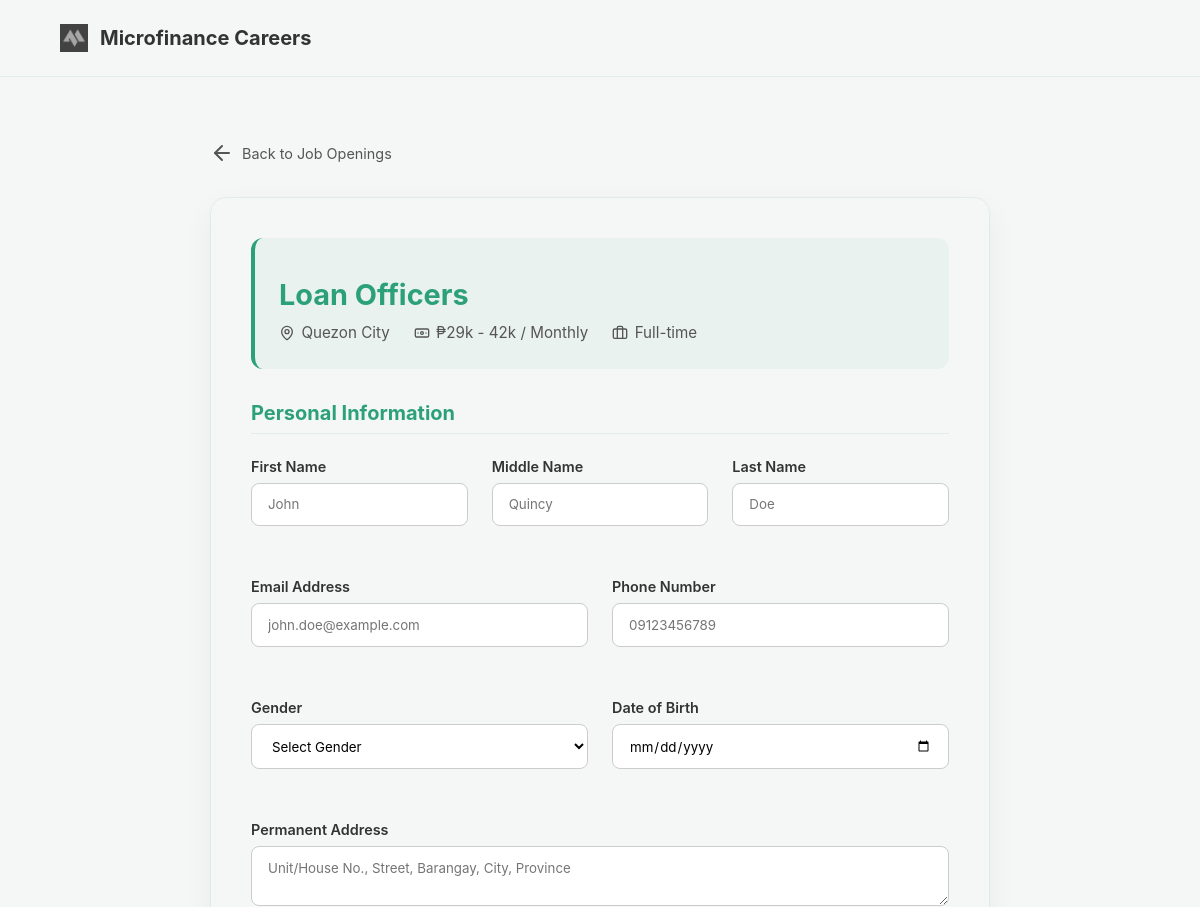
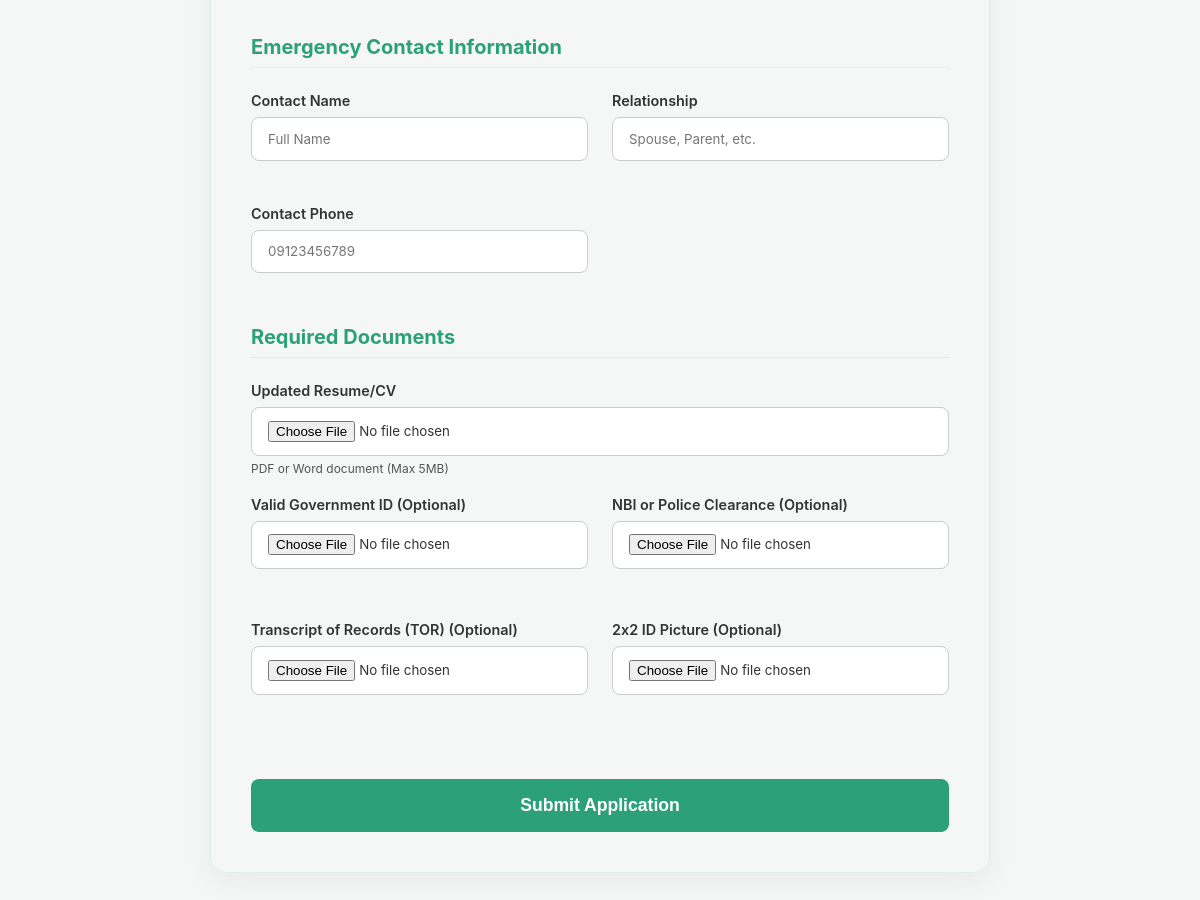
Page /apply.php?id=1 on the committed database (2 pictures, top to bottom).
### tables this page shows
CREATE TABLE `job_postings` (
  `PostID` int(11) NOT NULL,
  `RequisitionID` int(11) NOT NULL,
  `Title` varchar(255) NOT NULL,
  `Department` varchar(100) DEFAULT NULL,
  `Location` varchar(100) DEFAULT 'Metro Manila',
  `JobType` enum('Full-time','Part-time','Contract','Temporary') DEFAULT 'Full-time',
  `SalaryType` varchar(50) DEFAULT NULL,
  `SalaryRange` varchar(100) DEFAULT NULL,
  `Category` enum('Technology','Design','Marketing','Human Resources','Finance','Operations') DEFAULT 'Operations',
  `Description` text DEFAULT NULL,
  `Responsibilities` text DEFAULT NULL,
  `Requirements` text DEFAULT NULL,
  `Status` enum('Live','Closed','Archived') DEFAULT 'Live',
  `CreatedAt` timestamp NOT NULL DEFAULT current_timestamp()
);

### apply.php (the view, shortened to what this page needs)
<?php
require_once 'config/config.php';
$postId = $_GET['id'] ?? null;
$stmt = $conn->prepare("SELECT * FROM job_postings WHERE PostID = ? AND Status = 'Live'");
$stmt->bind_param("i", $postId);
$stmt->execute();
$job = $stmt->get_result()->fetch_assoc();
?>
<!DOCTYPE html>
<html lang="en">
<head>
    <link rel="stylesheet" href="css/landing.css">
    <link rel="stylesheet" href="css/apply.css">
</head>
<body>
    <header style="padding: 1.5rem 5%; display: flex; justify-content: space-between; align-items: center; background: var(--surface); border-bottom: 1px solid var(--card-border);">
        <a href="jobposting.php" class="logo" style="text-decoration: none; display: flex; align-items: center; gap: 0.75rem; font-weight: 700; font-size: 1.25rem; color: var(--text-color-right-light);">
            <img src="img/logo.png" alt="Logo" style="width: 28px; height: 28px;">
            Microfinance Careers
        </a>
    </header>
    <main class="apply-container">
        <a href="jobposting.php" class="btn-back">
            <i data-lucide="arrow-left"></i> Back to Job Openings
        </a>
        <div class="apply-card">
            <div class="job-summary">
                <h1 style="font-size: 1.8rem; color: var(--brand-green); margin-bottom: 0.5rem;"><?php echo htmlspecialchars($job['Title']); ?></h1>
                <div style="display: flex; flex-wrap: wrap; gap: 1.5rem; color: var(--label-text-light); font-size: 0.95rem;">
                    <span style="display: flex; align-items: center; gap: 0.4rem;"><i data-lucide="map-pin" style="width: 16px;"></i> <?php echo htmlspecialchars($job['Location']); ?></span>
                    <span style="display: flex; align-items: center; gap: 0.4rem;"><i data-lucide="banknote" style="width: 16px;"></i> <?php echo htmlspecialchars($job['SalaryRange']); ?> / <?php echo htmlspecialchars($job['SalaryType']); ?></span>
                    <span style="display: flex; align-items: center; gap: 0.4rem;"><i data-lucide="briefcase" style="width: 16px;"></i> <?php echo htmlspecialchars($job['JobType']); ?></span>
                </div>
            </div>
            <form id="applyForm" enctype="multipart/form-data">
                <h3 class="form-section-title">Personal Information</h3>
                <div class="form-grid" style="grid-template-columns: 1fr 1fr 1fr;">
                    <div class="form-group">
                        <label>First Name</label>
                        <input type="text" name="first_name" required placeholder="John">
                    </div>
                    <div class="form-group">
                        <label>Middle Name</label>
                        <input type="text" name="middle_name" placeholder="Quincy">
                    </div>
                    <div class="form-group">
                        <label>Last Name</label>
                        <input type="text" name="last_name" required placeholder="Doe">
                    </div>
                </div>
                <div class="form-grid">
                    <div class="form-group">
                        <label>Email Address</label>
                        <input type="email" name="email" required placeholder="john.doe@example.com">
                    </div>
                    <div class="form-group">
                        <label>Phone Number</label>
                        <input type="tel" name="phone" required placeholder="09123456789">
                    </div>
                </div>
                <div class="form-grid">
                    <div class="form-group">
                        <label>Gender</label>
                        <select name="gender" required>
                            <option value="">Select Gender</option>
                        </select>
                    </div>
                    <div class="form-group">
                        <label>Date of Birth</label>
                        <input type="date" name="dob" required>
                    </div>
                </div>
                <div class="form-group">
                    <label>Permanent Address</label>
                    <textarea name="address" required rows="2" placeholder="Unit/House No., Street, Barangay, City, Province"></textarea>
                </div>
                <h3 class="form-section-title">Emergency Contact Information</h3>
                <div class="form-grid">
                    <div class="form-group">
                        <label>Contact Name</label>
                        <input type="text" name="emergency_name" required placeholder="Full Name">
                    </div>
                    <div class="form-group">
                        <label>Relationship</label>
                        <input type="text" name="emergency_relationship" required placeholder="Spouse, Parent, etc.">
                    </div>
                    <div class="form-group">
                        <label>Contact Phone</label>
                        <input type="tel" name="emergency_phone" required placeholder="09123456789">
                    </div>
                </div>
                <h3 class="form-section-title">Required Documents</h3>
                <div class="form-group">
                    <label>Updated Resume/CV</label>
                    <input type="file" name="resume" accept=".pdf,.doc,.docx" required>
                    <p class="file-upload-help">PDF or Word document (Max 5MB)</p>
                </div>
                <div class="form-grid">
                    <div class="form-group">
                        <label>Valid Government ID (Optional)</label>
                        <input type="file" name="gov_id" accept="image/*,.pdf">
                    </div>
                    <div class="form-group">
                        <label>NBI or Police Clearance (Optional)</label>
                        <input type="file" name="clearance" accept="image/*,.pdf">
                    </div>
                </div>
                <div class="form-grid">
                    <div class="form-group">
                        <label>Transcript of Records (TOR) (Optional)</label>
                        <input type="file" name="tor" accept="image/*,.pdf">
                    </div>
                    <div class="form-group">
                        <label>2x2 ID Picture (Optional)</label>
                        <input type="file" name="id_picture" accept="image/*">
                    </div>
                </div>
                <button type="submit" class="btn-submit" id="submitBtn">Submit Application</button>
            </form>
        </div>
    </main>
</body>
</html>

### css/landing.css (style rules this page uses)
* { margin: 0; padding: 0; box-sizing: border-box; }
:root { --brand-green: #2CA078; --brand-yellow: #ffc107; --button-hover: #4fb97a; --input-border: #cccccc; --background-right-light: #f4f7f6; --text-color-right-light: #333333; --input-bg-light: #ffffff; --label-text-light: #555555; }
body { font-family: -apple-system, BlinkMacSystemFont, 'Segoe UI', 'Roboto', 'Oxygen', 'Ubuntu', 'Cantarell', sans-serif; background-color: var(--background-right-light); color: var(--text-color-right-light); transition: background-color 0.3s ease, color 0.3s ease; overflow-x: hidden; }
.logo { font-size: 1.5rem; font-weight: 700; display: flex; align-items: center; gap: 0.5rem; }
h1 { font-size: 3.5rem; line-height: 1.2; margin: 1rem 0; max-width: 800px; }

### css/apply.css (style rules this page uses)
:root { --card-border: rgba(44, 160, 120, 0.1); }
.apply-container { padding: 4rem 5%; max-width: 900px; margin: 0 auto; }
.apply-card { background: var(--surface); border: 1px solid var(--card-border); border-radius: 16px; padding: 2.5rem; box-shadow: 0 10px 30px rgba(0, 0, 0, 0.05); }
.job-summary { background: rgba(44, 160, 120, 0.05); padding: 1.5rem; border-radius: 12px; margin-bottom: 2rem; border-left: 4px solid var(--brand-green); }
.form-grid { display: grid; grid-template-columns: repeat(auto-fit, minmax(250px, 1fr)); gap: 1.5rem; margin-bottom: 2rem; }
.form-section-title { margin: 2rem 0 1.5rem; border-bottom: 1px solid var(--card-border); padding-bottom: 0.5rem; color: var(--brand-green); font-size: 1.25rem; }
.form-group { margin-bottom: 1.25rem; }
.form-group label { display: block; font-size: 0.9rem; font-weight: 600; color: var(--text-color-right-light); margin-bottom: 0.5rem; }
.form-group input, .form-group select, .form-group textarea { width: 100%; padding: 0.8rem 1rem; border: 1px solid var(--input-border); border-radius: 8px; background: var(--input-bg-light); outline: none; transition: all 0.3s ease; font-family: inherit; }
.file-upload-help { font-size: 0.75rem; color: var(--label-text-light); margin-top: 0.3rem; }
.btn-submit { width: 100%; padding: 1rem; background: var(--brand-green); color: white; border: none; border-radius: 8px; font-weight: 700; cursor: pointer; font-size: 1.1rem; transition: all 0.3s ease; margin-top: 2rem; }
.btn-back { display: inline-flex; align-items: center; gap: 0.5rem; color: var(--label-text-light); text-decoration: none; font-size: 0.9rem; margin-bottom: 2rem; transition: color 0.3s ease; }

### rows in the picture
job_postings: Title "Loan Officers", Location "Quezon City", SalaryRange "₱29k - 42k", SalaryType "Monthly", JobType "Full-time"
